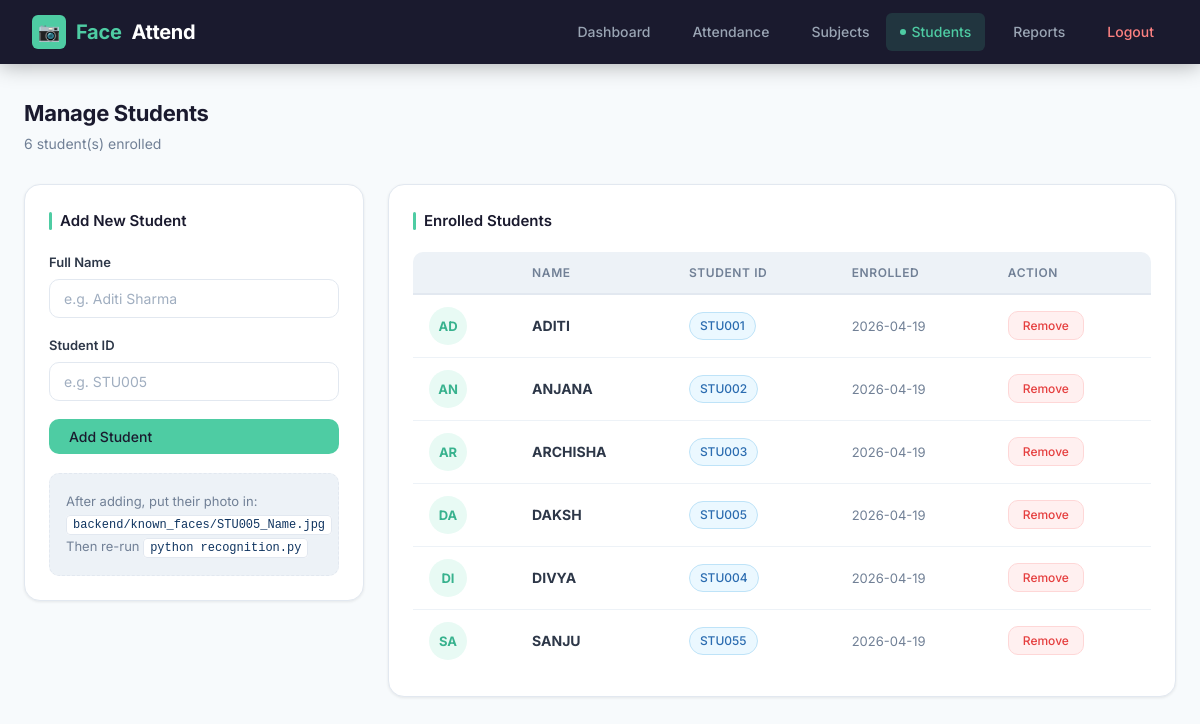
Page /admin (signed in) on the earlier database version.
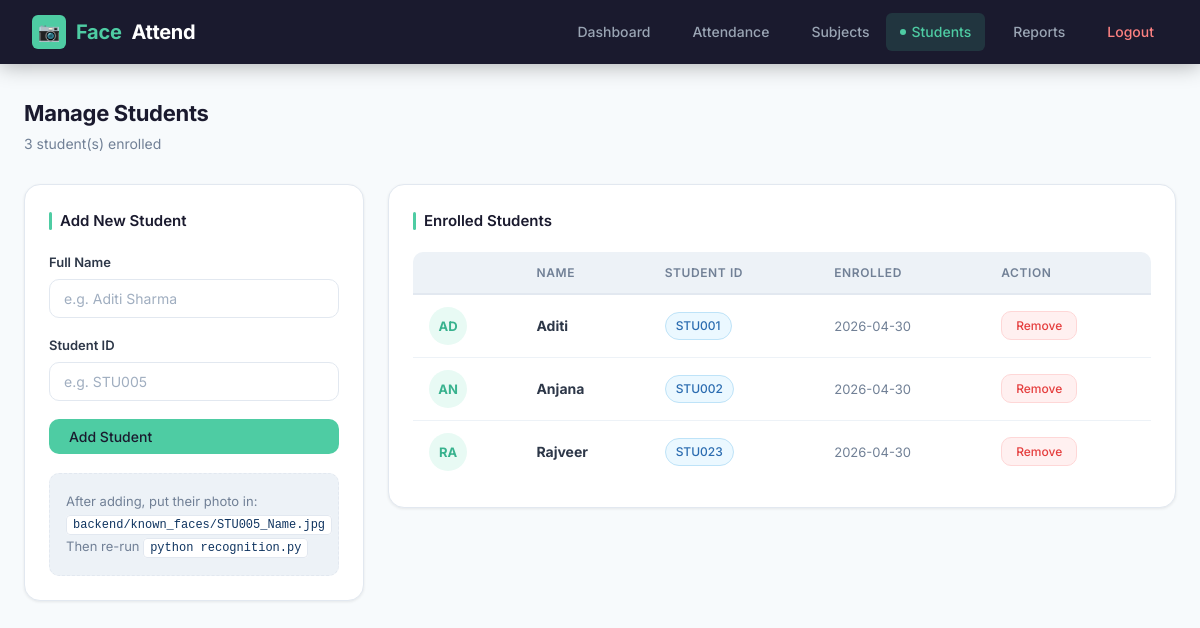
Same page on the later database version.
### tables this page shows
CREATE TABLE students (
            id          INTEGER PRIMARY KEY AUTOINCREMENT,
            name        TEXT    NOT NULL,
            student_id  TEXT    UNIQUE NOT NULL,
            enrolled_at TEXT    NOT NULL
        );

### app.py (the view)
@app.route("/admin")
@login_required
def admin():
    students = get_all_students()
    return render_template("admin.html", students=students)

### app.py (called while the page is built)
def login_required(f):
    from functools import wraps
    @wraps(f)
    def decorated(*args, **kwargs):
        if "logged_in" not in session:
            return redirect(url_for("login"))
        return f(*args, **kwargs)
    return decorated

### backend/database.py (called while the page is built)
def get_connection():
    conn = sqlite3.connect(DB_PATH)
    conn.row_factory = sqlite3.Row
    return conn

def get_all_students():
    conn = get_connection()
    cursor = conn.cursor()
    cursor.execute("SELECT * FROM students ORDER BY name")
    students = cursor.fetchall()
    conn.close()
    return students

### templates/admin.html (shortened to what this page needs)
{% extends "base.html" %}
{% block content %}
<div class="page-header">
  <div>
    <div class="page-title">Manage Students</div>
    <div class="page-subtitle">{{ students|length }} student(s) enrolled</div>
  </div>
</div>
<div class="admin-grid">
  <div class="card" style="margin-bottom:0">
    <div class="card-title">Add New Student</div>
    <div class="form-group">
      <label>Full Name</label>
      <input type="text" id="name" placeholder="e.g. Aditi Sharma">
    </div>
    <div class="form-group">
      <label>Student ID</label>
      <input type="text" id="sid" placeholder="e.g. STU005">
    </div>
    <button class="btn btn-primary" onclick="addStudent()" style="width:100%">Add Student</button>
    <div class="photo-hint" style="margin-top:1.2rem">
      After adding, put their photo in:<br>
      <code>backend/known_faces/STU005_Name.jpg</code><br>
      Then re-run <code>python recognition.py</code>
    </div>
  </div>
  <div class="card" style="margin-bottom:0">
    <div class="card-title">Enrolled Students</div>
    {% if students %}
    <div class="table-wrap">
    <table>
      <thead><tr><th></th><th>Name</th><th>Student ID</th><th>Enrolled</th><th>Action</th></tr></thead>
      <tbody id="student-table">
        {% for s in students %}
        <tr id="row-{{ s.student_id }}">
          <td>
            <div class="student-avatar">
              {{ s.name[:2].upper() }}
            </div>
          </td>
          <td><strong>{{ s.name }}</strong></td>
          <td><span class="badge badge-blue">{{ s.student_id }}</span></td>
          <td style="color:var(--text-muted);font-size:13px">{{ s.enrolled_at[:10] }}</td>
          <td>
            <button class="btn btn-danger btn-sm"
              onclick="deleteStudent('{{ s.student_id }}','{{ s.name }}')">Remove</button>
          </td>
        </tr>
        {% endfor %}
      </tbody>
    </table>
    </div>
    {% else %}
    <div class="empty-state"><p>No students enrolled yet.<br>Add a student using the form.</p></div>
    {% endif %}
  </div>
</div>
{% endblock %}

### templates/base.html (shortened to what this page needs)
<!DOCTYPE html>
<html lang="en">
<head>
<link rel="stylesheet" href="/static/style.css">
</head>
<body>
{% if session.logged_in %}
<nav>
  <a href="/dashboard" class="brand">
    <div class="brand-icon">&#128247;</div>
    <span>Face</span>Attend
  </a>
  <ul>
    <li><a href="/dashboard"  {% if request.path=='/dashboard'  %}class="active"{% endif %}>Dashboard</a></li>
    <li><a href="/attendance" {% if request.path=='/attendance' %}class="active"{% endif %}>Attendance</a></li>
    <li><a href="/subjects"   {% if request.path=='/subjects'   %}class="active"{% endif %}>Subjects</a></li>
    <li><a href="/admin"      {% if request.path=='/admin'      %}class="active"{% endif %}>Students</a></li>
    <li><a href="/reports"    {% if request.path=='/reports'    %}class="active"{% endif %}>Reports</a></li>
    <li><a href="/logout" class="logout">Logout</a></li>
  </ul>
</nav>
{% endif %}
<div class="container">
{% block content %}{% endblock %}
</div>
</body>
</html>

Differences in the rows shown:
removed students: name "DA", name "DAKSH", student_id "STU005", enrolled_at "2026-04-19"
removed students: name "DI", name "DIVYA", student_id "STU004", enrolled_at "2026-04-19"
removed students: name "SA", name "SANJU", student_id "STU055", enrolled_at "2026-04-19"
changed students "AD": name "ADITI" → "Aditi"; enrolled_at "2026-04-19" → "2026-04-30"
changed students "AN": name "ANJANA" → "Anjana"; enrolled_at "2026-04-19" → "2026-04-30"
changed students: name "AR" → "RA"; name "ARCHISHA" → "Rajveer"; student_id "STU003" → "STU023"; enrolled_at "2026-04-19" → "2026-04-30"
Other differences:
{{ students|length }}: "6" → "3"
